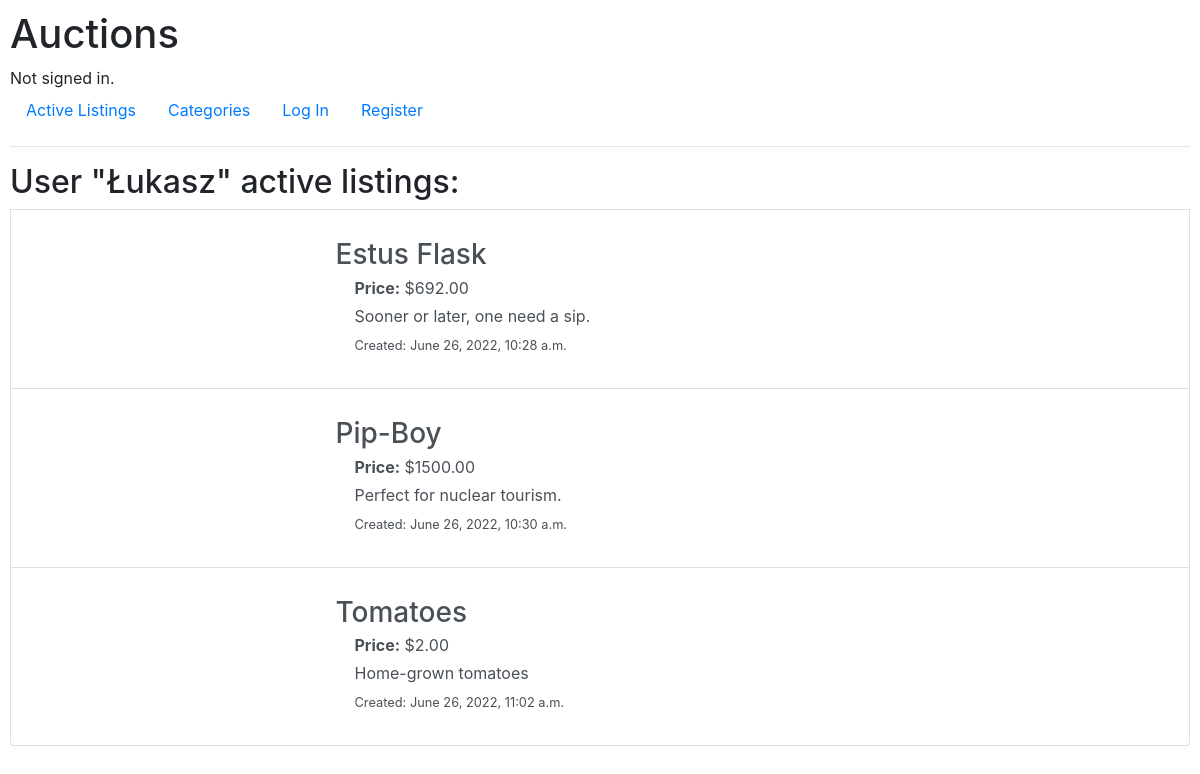
/user/Łukasz, run on the app's committed database.
### auctions/models.py (models this page shows, shortened)
class User(AbstractUser):
    pass

class Listing(models.Model):
    id = models.UUIDField(primary_key=True, default=uuid.uuid4, editable=False)
    title = models.CharField(max_length=25)
    image_url = models.URLField(blank=True, max_length=256)
    description = models.TextField()
    user = models.ForeignKey('User', on_delete=models.CASCADE, related_name='userListings')
    current_bid = models.DecimalField(max_digits=8, decimal_places=2)
    category = models.ForeignKey('Category', on_delete=models.SET('Other'), related_name='categoryListings')
    winner = models.ForeignKey('User', on_delete=models.SET(None), null=True, blank=True)
    datetime = models.DateTimeField(auto_now_add=True)
    isActive = models.BooleanField(default=True)

### auctions/views.py (the view)
# urls.py: path("user/<str:username>", views.user, name="user"),
@require_http_methods(["GET"])
def user(request, username):
    return render(request, "auctions/user.html", {
        'Listings' : Listing.objects.filter(user = User.objects.get(username = username), isActive=True),
        'username' : User.objects.get(username = username)
    })

### auctions/templates/auctions/user.html (shortened to what this page needs)
{% extends "auctions/layout.html" %}
{% block body %}
    <h2>User "{{username}}" active listings:</h2>
    {%if Listings %}
                {%for listing in Listings%}
                    <a href={%url 'listing' listing.id%} class="list-group-item list-group-item-action">
                        <div class="d-flex flex-row align-items-center  m-2">
                            <div class="p-2 w-25">
                            </div>
                            <div class="p-2 ml-2">
                                <h3 class="mb-1">{{listing.title}}</h3>
                                <div class="row align-items-start m-1">
                                    <div class="col">
                                        <span class="font-weight-bold">Price:</span> ${{listing.current_bid}}
                                    </div>
                                </div>
                                <div class="row align-items-start m-1">
                                    <div class="col">
                                       {{listing.description}}
                                    </div>
                                </div>
                                <div class="row align-items-start m-1">
                                    <div class="col font-weight-lighter">
                                        <small>Created: {{listing.datetime}}</small>
                                    </div>
                                </div>
                            </div>
                        </div>
                    </a>
                {% endfor %}
    {%else%}
        <h3>No listings</h3>
    {%endif%}
{% endblock %}

### auctions/static/auctions/styles.css (style rules this page uses)
body { padding: 10px; }

### data on the page
User: username "Łukasz"
Listing: title "Estus Flask", current_bid "692.00", description "Sooner or later, one need a sip.", datetime "June 26, 2022, 10:28 a.m."
Listing: title "Pip-Boy", current_bid "1500.00", description "Perfect for nuclear tourism.", datetime "June 26, 2022, 10:30 a.m."
Listing: title "Tomatoes", current_bid "2.00", description "Home-grown tomatoes", datetime "June 26, 2022, 11:02 a.m."
